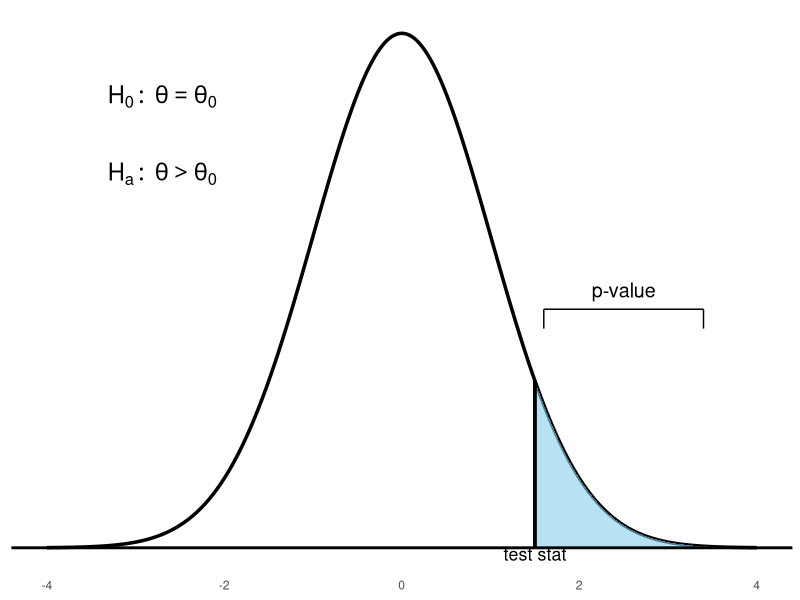
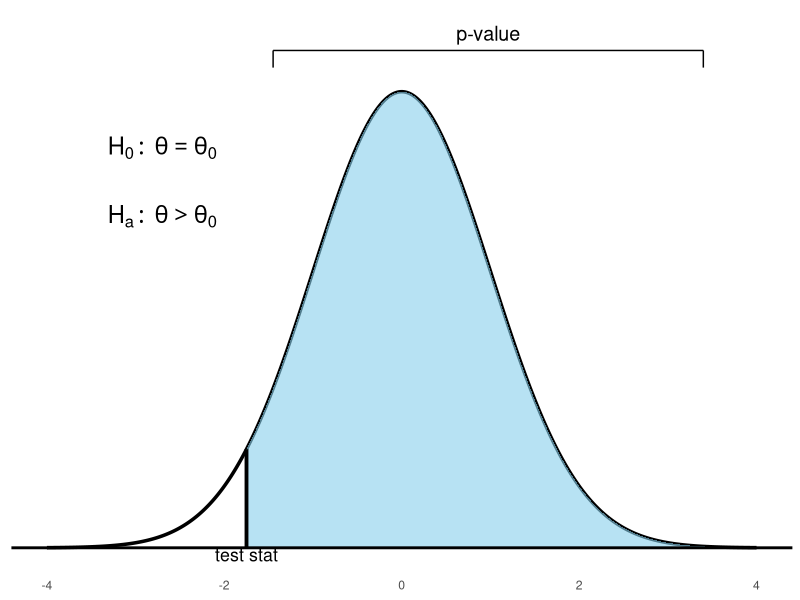
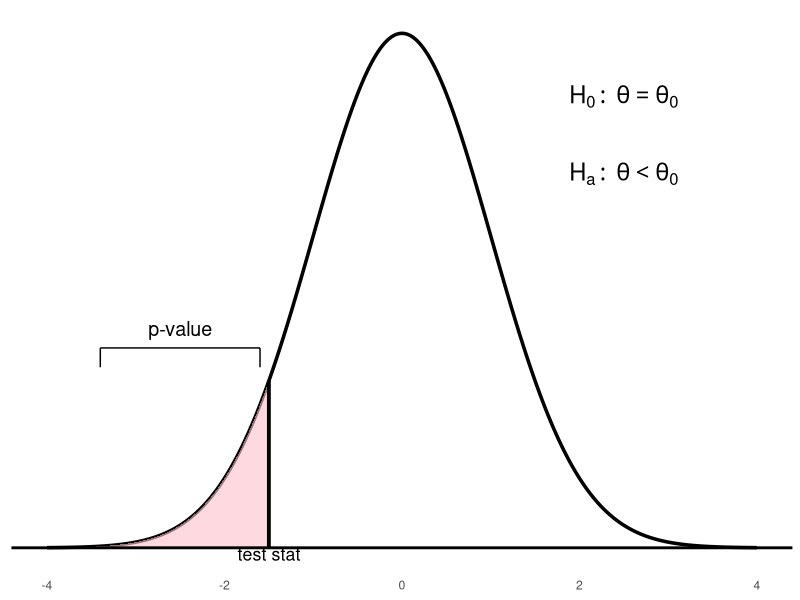
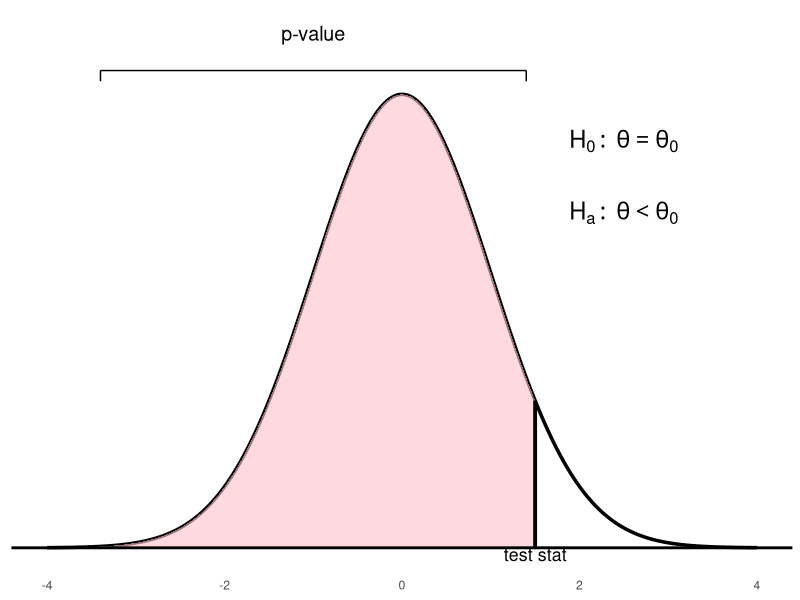
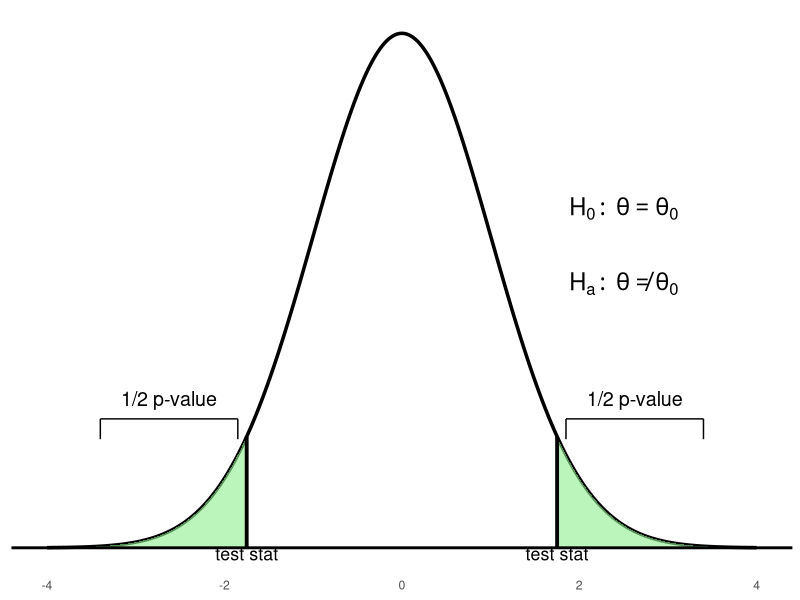

These figures' R source, in order:
## ---- chunk 1

library(ggplot2)

# --- First Plot: Standard blue bracket lower ---
x <- seq(-4, 4, length = 1000)
y <- dnorm(x)
test_stat <- 1.5
p_x <- seq(test_stat, 4, length = 500)
p_y <- dnorm(p_x)
x_left <- test_stat + 0.1
x_right <- 3.4
y_top <- 0.2
y_mid <- 0.185
y_bot <- 0.17

p1 <- ggplot() +
  geom_line(aes(x, y), color = "black", size = 1.2) +
  geom_area(aes(x = p_x, y = p_y), fill = "skyblue", alpha = 0.6) +
  geom_hline(yintercept = 0, color = "black", linewidth = 1) +
  geom_segment(aes(x = test_stat, xend = test_stat, y = 0, yend = dnorm(test_stat)),
               color = "black", linewidth = 1.3) +
  geom_segment(aes(x = x_left, xend = x_left, y = y_bot, yend = y_mid), color = "black") +
  geom_segment(aes(x = x_left, xend = x_right, y = y_mid, yend = y_mid), color = "black") +
  geom_segment(aes(x = x_right, xend = x_right, y = y_mid, yend = y_bot), color = "black") +
  annotate("text", x = (x_left + x_right)/2, y = y_top, label = "p-value", size = 5) +
  annotate("text", x = -2.7, y = 0.35, label = "H[0]:~theta==theta[0]", parse = TRUE, size = 6) +
  annotate("text", x = -2.7, y = 0.29, label = "H[a]:~theta > theta[0]", parse = TRUE, size = 6) +
  annotate("text", x = test_stat, y = 0.005, label = "test stat", size = 4.5, vjust = 1.5) +
  theme_minimal() +
  labs(x = NULL, y = NULL) +
  theme(axis.text.y = element_blank(),
        axis.ticks.y = element_blank(),
        panel.grid = element_blank())

print(p1)

# --- Second Plot: Blue with widest shading and highest bracket ---
y <- dnorm(x)
test_stat <- -1.75
p_x <- seq(test_stat, 4, length = 500)
p_y <- dnorm(p_x)
x_left <- test_stat + 0.3
x_right <- 3.4
y_top <- 0.45
y_mid <- 0.435
y_bot <- 0.42

p2 <- ggplot() +
  geom_line(aes(x, y), color = "black", size = 1.2) +
  geom_area(aes(x = p_x, y = p_y), fill = "skyblue", alpha = 0.6) +
  geom_hline(yintercept = 0, color = "black", linewidth = 1) +
  geom_segment(aes(x = test_stat, xend = test_stat, y = 0, yend = dnorm(test_stat)),
               color = "black", linewidth = 1.3) +
  geom_segment(aes(x = x_left, xend = x_left, y = y_bot, yend = y_mid), color = "black") +
  geom_segment(aes(x = x_left, xend = x_right, y = y_mid, yend = y_mid), color = "black") +
  geom_segment(aes(x = x_right, xend = x_right, y = y_mid, yend = y_bot), color = "black") +
  annotate("text", x = (x_left + x_right)/2, y = y_top, label = "p-value", size = 5) +
  annotate("text", x = -2.7, y = 0.35, label = "H[0]:~theta==theta[0]", parse = TRUE, size = 6) +
  annotate("text", x = -2.7, y = 0.29, label = "H[a]:~theta > theta[0]", parse = TRUE, size = 6) +
  annotate("text", x = test_stat, y = 0.005, label = "test stat", size = 4.5, vjust = 1.5) +
  theme_minimal() +
  labs(x = NULL, y = NULL) +
  theme(axis.text.y = element_blank(),
        axis.ticks.y = element_blank(),
        panel.grid = element_blank())

print(p2)
## ---- chunk 2

# First plot (lower pink bracket)
library(ggplot2)
x <- seq(-4, 4, length = 1000)
y <- dnorm(x)
test_stat <- -1.5
p_x <- seq(-4, test_stat, length = 500)
p_y <- dnorm(p_x)
x_left <- -3.4
x_right <- test_stat - 0.1
y_top <- 0.17
y_mid <- 0.155
y_bot <- 0.14
p1 <- ggplot() +
  geom_line(aes(x, y), color = "black", linewidth = 1.2) +
  geom_area(aes(x = p_x, y = p_y), fill = "pink", alpha = 0.6) +
  geom_hline(yintercept = 0, color = "black", linewidth = 1) +
  geom_segment(aes(x = test_stat, xend = test_stat, y = 0, yend = dnorm(test_stat)), color = "black", linewidth = 1.3) +
  geom_segment(aes(x = x_left, xend = x_left, y = y_bot, yend = y_mid), color = "black") +
  geom_segment(aes(x = x_left, xend = x_right, y = y_mid, yend = y_mid), color = "black") +
  geom_segment(aes(x = x_right, xend = x_right, y = y_mid, yend = y_bot), color = "black") +
  annotate("text", x = (x_left + x_right) / 2, y = y_top, label = "p-value", size = 5) +
  annotate("text", x = 2.5, y = 0.35, label = "H[0]:~theta==theta[0]", parse = TRUE, size = 6) +
  annotate("text", x = 2.5, y = 0.29, label = "H[a]:~theta < theta[0]", parse = TRUE, size = 6) +
  annotate("text", x = test_stat, y = 0.005, label = "test stat", size = 4.5, vjust = 1.5) +
  theme_minimal() +
  labs(x = NULL, y = NULL) +
  theme(axis.text.y = element_blank(), axis.ticks.y = element_blank(), panel.grid = element_blank())

print(p1)

# Second plot (curve slightly higher, bracket above)
y <- dnorm(x) * 0.95
test_stat <- 1.5
p_x <- seq(-4, test_stat, length = 500)
p_y <- dnorm(p_x) * 0.95
x_left <- -3.4
x_right <- test_stat - 0.1
y_top <- 0.43
y_mid <- 0.3989
y_bot <- 0.39
p2 <- ggplot() +
  geom_line(aes(x, y), color = "black", linewidth = 1.2) +
  geom_area(aes(x = p_x, y = p_y), fill = "pink", alpha = 0.6) +
  geom_hline(yintercept = 0, color = "black", linewidth = 1) +
  geom_segment(aes(x = test_stat, xend = test_stat, y = 0, yend = dnorm(test_stat) * 0.95), color = "black", linewidth = 1.3) +
  geom_segment(aes(x = x_left, xend = x_left, y = y_bot, yend = y_mid), color = "black") +
  geom_segment(aes(x = x_left, xend = x_right, y = y_mid, yend = y_mid), color = "black") +
  geom_segment(aes(x = x_right, xend = x_right, y = y_mid, yend = y_bot), color = "black") +
  annotate("text", x = (x_left + x_right) / 2, y = y_top, label = "p-value", size = 5) +
  annotate("text", x = 2.5, y = 0.34, label = "H[0]:~theta==theta[0]", parse = TRUE, size = 6) +
  annotate("text", x = 2.5, y = 0.28, label = "H[a]:~theta < theta[0]", parse = TRUE, size = 6) +
  annotate("text", x = test_stat, y = 0.005, label = "test stat", size = 4.5, vjust = 1.5) +
  theme_minimal() +
  labs(x = NULL, y = NULL) +
  theme(axis.text.y = element_blank(), axis.ticks.y = element_blank(), panel.grid = element_blank())

print(p2)
## ---- chunk 3
library(ggplot2)

# Generate bell curve
x <- seq(-4, 4, length = 1000)
y <- dnorm(x) * 0.95

# Test statistics for two tails
left_stat <- -1.75
right_stat <- 1.75

# Shaded green tail areas
p_x_left <- seq(-4, left_stat, length = 300)
p_y_left <- dnorm(p_x_left) * 0.95
p_x_right <- seq(right_stat, 4, length = 300)
p_y_right <- dnorm(p_x_right) * 0.95

# Bracket height - slightly higher than previous "blue" reference
y_top <- 0.11
y_mid <- 0.095
y_bot <- 0.08

# Bracket horizontal positions
x_l1 <- -3.4
x_l2 <- left_stat - 0.1
x_r1 <- right_stat + 0.1
x_r2 <- 3.4

# Create plot
p <- ggplot() +
  geom_line(aes(x, y), color = "black", linewidth = 1.2) +
  geom_area(aes(x = p_x_left, y = p_y_left), fill = "lightgreen", alpha = 0.6) +
  geom_area(aes(x = p_x_right, y = p_y_right), fill = "lightgreen", alpha = 0.6) +
  geom_hline(yintercept = 0, color = "black", linewidth = 1) +
  geom_segment(aes(x = left_stat, xend = left_stat, y = 0, yend = dnorm(left_stat) * 0.95),
               color = "black", linewidth = 1.3) +
  geom_segment(aes(x = right_stat, xend = right_stat, y = 0, yend = dnorm(right_stat) * 0.95),
               color = "black", linewidth = 1.3) +

  # Left bracket
  geom_segment(aes(x = x_l1, xend = x_l1, y = y_bot, yend = y_mid), color = "black") +
  geom_segment(aes(x = x_l1, xend = x_l2, y = y_mid, yend = y_mid), color = "black") +
  geom_segment(aes(x = x_l2, xend = x_l2, y = y_mid, yend = y_bot), color = "black") +
  annotate("text", x = (x_l1 + x_l2)/2, y = y_top, label = "1/2 p-value", size = 5) +

  # Right bracket
  geom_segment(aes(x = x_r1, xend = x_r1, y = y_bot, yend = y_mid), color = "black") +
  geom_segment(aes(x = x_r1, xend = x_r2, y = y_mid, yend = y_mid), color = "black") +
  geom_segment(aes(x = x_r2, xend = x_r2, y = y_mid, yend = y_bot), color = "black") +
  annotate("text", x = (x_r1 + x_r2)/2, y = y_top, label = "1/2 p-value", size = 5) +

  # Hypotheses on the right
  annotate("text", x = 2.5, y = 0.25, label = "H[0]:~theta==theta[0]", parse = TRUE, size = 6) +
  annotate("text", x = 2.5, y = 0.195, label = "H[a]:~theta != theta[0]", parse = TRUE, size = 6) +
  annotate("text", x = left_stat, y = 0.005, label = "test stat", size = 4.5, vjust = 1.5) +
  annotate("text", x = right_stat, y = 0.005, label = "test stat", size = 4.5, vjust = 1.5) +

  # Style
  theme_minimal() +
  labs(x = NULL, y = NULL) +
  theme(
    axis.text.y = element_blank(),
    axis.ticks.y = element_blank(),
    panel.grid = element_blank()
  )
# PRINT the plot
p
